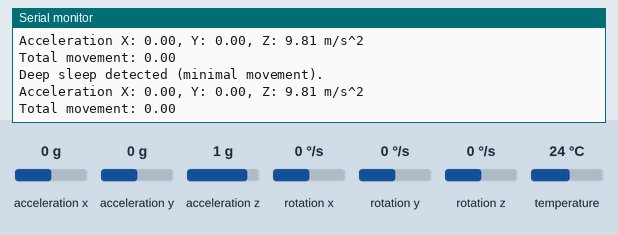
Simulated run of this sketch. Board: Arduino Uno, built with avr-gcc and run on an emulated ATmega328P. Shown: the last lines printed to the serial monitor. Inputs (shaded band) come from the test bench; at power-on: acceleration x 0 g, acceleration y 0 g, acceleration z 1 g, rotation x 0 °/s, rotation y 0 °/s, rotation z 0 °/s, temperature 24 °C.

Above: at 1.3 s.
1.4 s: acceleration x set to -1.4 g
At 1.94 s:
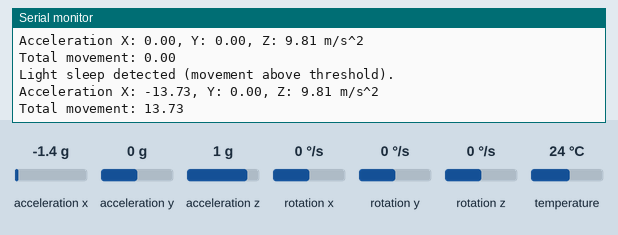
2.9 s: acceleration y set to -1.4 g
At 2.95 s:
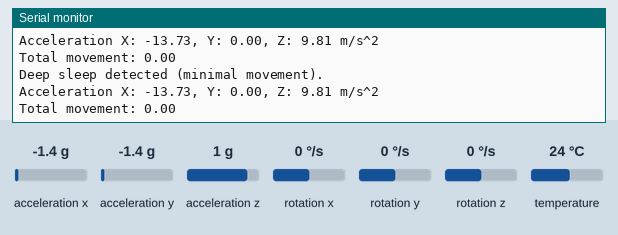
4.4 s: acceleration z set to -1.4 g
At 4.47 s:
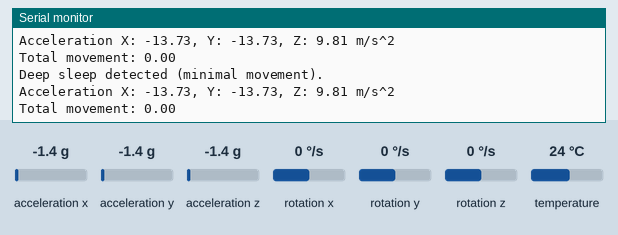
Timing chart, 0 to 7.4 s (numbered marks = the images above; inputs shaded):
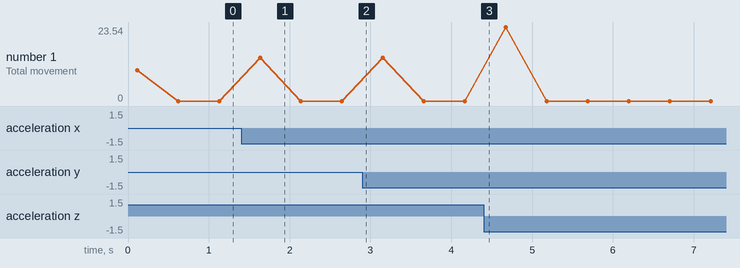

The sketch:

mpu6050.ino
```cpp
#include <Adafruit_MPU6050.h>
#include <Adafruit_Sensor.h>
#include <Wire.h>

Adafruit_MPU6050 mpu;

// Threshold for movement detection (tuned for light sleep detection)
const float movement_threshold = 0.1;  // Adjust based on testing

// Variables to store previous acceleration values
float prev_ax = 0, prev_ay = 0, prev_az = 0;

void setup(void) {
  Serial.begin(115200);
  while (!Serial)
    delay(10);

  Serial.println("Adafruit MPU6050 test!");

  // Try to initialize!
  if (!mpu.begin()) {
    Serial.println("Failed to find MPU6050 chip");
    while (1) {
      delay(10);
    }
  }
  Serial.println("MPU6050 Found!");

  // Set a lower accelerometer range for more sensitivity
  mpu.setAccelerometerRange(MPU6050_RANGE_2_G);
  Serial.print("Accelerometer range set to: +-2G\n");

  // Set a lower filter bandwidth to reduce noise
  mpu.setFilterBandwidth(MPU6050_BAND_5_HZ);
  Serial.println("Filter bandwidth set to: 5 Hz");

  delay(100);
}

void loop() {
  /* Get new sensor events with the readings */
  sensors_event_t a, g, temp;
  mpu.getEvent(&a, &g, &temp);

  // Calculate the change in acceleration (delta) for X, Y, Z axes
  float delta_ax = abs(a.acceleration.x - prev_ax);
  float delta_ay = abs(a.acceleration.y - prev_ay);
  float delta_az = abs(a.acceleration.z - prev_az);

  // Store current acceleration values for the next loop iteration
  prev_ax = a.acceleration.x;
  prev_ay = a.acceleration.y;
  prev_az = a.acceleration.z;

  // Sum of the changes in acceleration
  float total_movement = delta_ax + delta_ay + delta_az;

  // Check if the movement exceeds the threshold for light sleep
  if (total_movement > movement_threshold) {
    Serial.println("Light sleep detected (movement above threshold).");
  } else {
    Serial.println("Deep sleep detected (minimal movement).");
  }

  // Print the values for debugging
  Serial.print("Acceleration X: "); Serial.print(a.acceleration.x);
  Serial.print(", Y: "); Serial.print(a.acceleration.y);
  Serial.print(", Z: "); Serial.print(a.acceleration.z);
  Serial.println(" m/s^2");

  Serial.print("Total movement: ");
  Serial.println(total_movement);

  Serial.println();
  delay(500);  // Adjust delay to tune sensitivity
}
```

Measured:
- after the input at 1.4 s, the serial monitor: prints a new line after 0.23 s (image 1)
